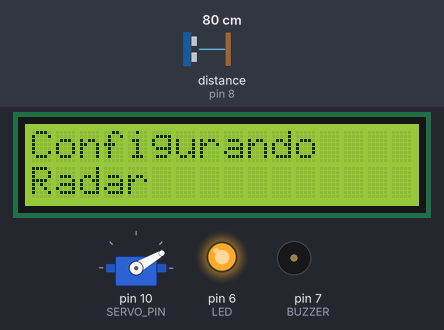
Simulated run of this sketch. Board: Arduino Uno, built with avr-gcc and run on an emulated ATmega328P. Shown: servo, 16×2 character LCD, output pins drawn as LEDs (lit = HIGH), buzzer (waves = sounding). Wiring (inferred from the names in the program): ultrasonic range finder: trigger pin 9; echo pin 8. Dashed ring = blinking. The inputs (shaded band) are chosen by the test bench; at power-on: distance to the obstacle (sensor on pin 8) 80 cm. The echo pulse lasts 58.3 µs per cm; pins used as bus, display or sensor lines are not drawn; what the sketch prints to the serial monitor is not drawn.

Above: at 15.7 s.
18.9 s: distance to the obstacle (sensor on pin 8) set to 9 cm
At 19.58 s:
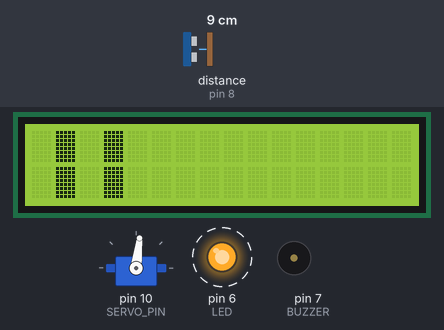
21.5 s: distance to the obstacle (sensor on pin 8) set to 60 cm
At 21.87 s:
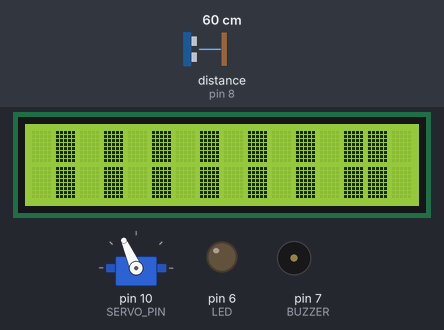
23.8 s: distance to the obstacle (sensor on pin 8) set to 18 cm
At 24.62 s:
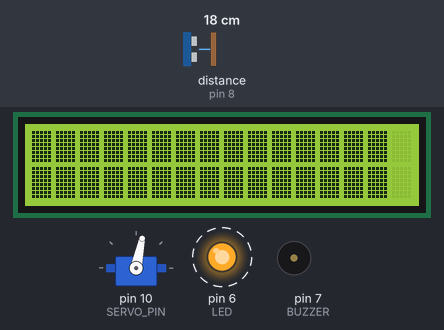
26.5 s: distance to the obstacle (sensor on pin 8) set to 2 cm
Timing chart, 0 to 62.6 s (numbered marks = the images above; inputs shaded):
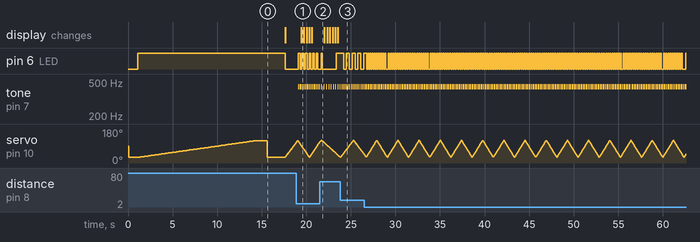

Measured:
- after the input at 18.9 s, pin 6 (LED): alternates HIGH for 0.20 s and LOW for 0.20 s, starting after 0.19 s; tone on pin 7 (BUZZER): alternates 440 Hz for 0.01 s and silent for 0.15 s, starting after 0.19 s; the display: changes after 0.53 s (image 1)
- after the input at 21.5 s, tone on pin 7 (BUZZER): alternates 440 Hz for 0.01 s and silent for 0.25 s, starting after 0.16 s
- after the input at 23.8 s, tone on pin 7 (BUZZER): alternates 440 Hz for 0.01 s and silent for 0.17 s, starting after 0.16 s

The sketch:

Versao01.ino
```cpp
/*
 *   HelloWorld do Servo: Inicia o servo em 0 e move de 0 a 90 e depois de 90 a 0 em loop.
 */
#include <Servo.h>
#include <LiquidCrystal.h>

#include "dados.c"

// Pinos
#define SERVO_PIN 10
#define US_T 9
#define US_E 8
#define BUZZER 7
#define LED 6

// Constantes
#include "constantes.c"

// Variaveis globais do servo
Servo ser;
int pos = 0;
int pos_old = 0;
int inc = 1;

// Variaveis globais do ultrasom
long microsec;
float d_cm;
long us_response_time = US_MAX_RESPONSE_TIME;
int alarm_counter = 0;

// Variaveis globais dos dados
float map_zero[SERVO_MAX];
float map_scan[MEDIAN_MAP];

// Variaveis globais do buzzer
int buz_flag = 0;
long buz_delay = millis();

// Variaveis globais do led
float led_min = 0;
int led_freq = 0;
long led_delay = 0;

// LCD
LiquidCrystal lcd(12, 11, 5, 4, 3, 2);
byte lcd_blocao[8] = { B11111 , B11111 , B11111, B11111, B11111 , B11111, B11111 , B11111 };
byte lcd_vazio[8] = { B00000 , B00000 , B00000, B00000, B00000 , B00000, B00000 , B00000 };
int pos_t;

// Variaveis de estado
#include "var_estado.h"

// Variaveis temporarias
int flag1 = 0;
long t_long_1 = 0;
long temp = 0;


// Funcios prototipos
float media_cota(float leitura[], int leituras); //Dados.c

// Funcoes nativas
void buzz(int buzzer_pin, int freq, int t) {
  if ( millis() > buz_delay ) {
    tone( buzzer_pin , freq , t );
    buz_delay = millis() + BUZZ_MIN_DELAY;
  }
}

// Verifica se o novo n_dist é menor do que algum da fila dos registrados, e insere na posição
int fila_artefato_insere( char n_dist , int n_pos , int* pos , char* dist , int sz ) {
  int i = 0;
  int index;

  for ( i = 0 ; i < sz ; i++ )
    if ( n_dist < dist[i] )
      break;

  if( i >= sz ) return 0; // O novo é menor do que todos

  // Encaixar o novo no lugar

  index = i;

  for ( i = (sz-1) ; i > index ; i-- ) {
    dist[i] = dist[i-1];
    pos[i] = pos[i-1];
  }

  dist[index] = n_dist;
  pos[index] = n_pos;

  if( index == 0 ) return 2;
  else return 1;
}

// Remove os registros de artefatos conhecidos pelo led que tenham sua pos entre pos1 e pos2
int fila_artefato_remove( int pos , int* led_pos , char* led_dist , int sz ) {
  int temp;
  int t_pos = led_pos[0];

  int i = 0;
  int j = 1;

  if( led_dist[0] >= 100 ) return 0;
  if( t_pos != pos ) return 0;

  // Remove os fora de critério
  while( j < sz ) {
    if( led_dist[j] < 100 && ( t_pos != pos ) ) {
      led_dist[i] = led_dist[j];
      led_pos[i] = led_pos[j];
      i++; j++;
    } else {
      j++;
    }
  }

  // Zera os que não existem mais
  for( ; i < sz ; i++ ) {
      led_dist[i] = 100;
      led_pos[i] = 0;
  }

  return 1;
}

// Cria uma mascara de bits de um palito vertical para o LCD
void lcd_criarPalito( byte* saida, char altura, char pos) {
  // Altura: 0 ~ 8
  // Pos: 1 ~ 5

  char i, altura_t;
  for( char i = 7 ; i >= 0 ; i-- ) {
    altura_t = 8 - i;
    if ( altura_t <= altura ) {
      saida[i] = B10000 >> (pos-1);
    } else {
      saida[i] = B00000;
    }
  }
}

// Cria uma mascara de bits de um caractere vazio para o LCD
void lcd_caracVazio( byte* saida ) {
  int i;
  for ( i = 0 ; i < 8 ; i++ ) {
    saida[i] = B00000;
  }
}

// Junta 5 mascaras de bits para o LCD
void lcd_juntarPalitos( byte* saida, byte* p1 , byte* p2 , byte* p3 , byte* p4 , byte* p5 ) {
  char i,j;

  for ( i = 0 ; i < 8 ; i++ ) {
    saida[i] = 0 | p1[i] | p2[i] | p3[i] | p4[i] | p5[i] ;
  }
}

// Escreve os dados de posição no CLD, INCOMPLETO!
/*
void lcd_escreveRadar(char* dist, int pos_min, int pos_max ) {
  // lcd.clear();
  int i,j,indice_t;
  int altura_0, altura_1;
  int altura_t,pos_t;
  int pos_segmento = ( pos_max - pos_min ) / 16;

  byte palitos[2][16][8];
  byte carac[8];

  for( i = 0 ; i < 16 ; i++ ) {
    for( j = 0 ; j < pos_segmento ; j++ ) {
      indice_t = (i*pos_segmento) + j;
      altura_t = dist[indice_t] * 16 / 100;
      pos_t = 5 * (j+1) / pos_segmento;

      lcd_caracVazio( palitos[0][i] );
      lcd_caracVazio( palitos[1][i] );

      if( altura_t > 8 ) {
        lcd_criarPalito( palitos[0][i], altura_t-8 , pos_t);
        lcd_criarPalito( palitos[1][i], 8 , pos_t);
      } else {
        lcd_criarPalito( palitos[0][i], 0 , pos_t);
        lcd_criarPalito( palitos[1][i], altura_t , pos_t);
      }

    }


    lcd_juntarPalitos( carac , palitos[0][0] , palitos[0][1] , palitos[0][2] , palitos[0][3] , palitos[0][4] );
    lcd.createChar(0, carac);
    lcd.setCursor(i, 0);
    lcd.write(byte(0));

    lcd_juntarPalitos( carac , palitos[1][0] , palitos[1][1] , palitos[1][2] , palitos[1][3] , palitos[1][4] );
    lcd.createChar(1, carac);
    lcd.setCursor(i, 1);
    lcd.write(byte(1));
  }
}
*/

void setup() {
  // put your setup code here, to run once:
  ser.attach(SERVO_PIN);

  // LCD Begin
  lcd.begin(16, 2);
  lcd.clear();
  lcd.setCursor(0, 0);
  lcd.print("Configurando");
  lcd.setCursor(0, 1);
  lcd.print("Radar");

 // Ultrasom
 pinMode(US_T,OUTPUT);
 digitalWrite(US_T,LOW);
 delayMicroseconds(10);
 pinMode(US_E,INPUT);

 // Buzzer
 pinMode(BUZZER,OUTPUT);
 //tone(BUZZER,440,500);

 // Led
 pinMode(LED,OUTPUT);
 for( int i = 0 ; i < LED_ARTF_LOG ; i++ )
  st_led_artf_dist[i] = 100;

 // Serial
  Serial.begin(9600);

  // Printa inicio do codigo funcional
  Serial.println("INICIO");

  // Obter mapa do local
  ser.write(SERVO_MIN);
  delay(1000);
  int mapping_delay = 100;

  digitalWrite( LED , HIGH );
  for( int pos = SERVO_MIN ; pos < SERVO_MAX ; pos++ ) {
    ser.write(SERVO_POS_LOCK);
    delay(mapping_delay); //Delay para ter certeza que o servo moveu para a posição desejada

    //Inicializa registro de posicoes
    st_artf_dist[pos] = 100;

    st_ultrasom_error = 0;
    for( int j = 0 ; j < MEDIAN_MAP ; j++ ) {
      microsec = 0;
      while(microsec == 0) {
        digitalWrite(US_T,HIGH);
        delayMicroseconds(10);
        digitalWrite(US_T,LOW);
        microsec = pulseIn(US_E,HIGH);
        st_ultrasom_error++;
      }

      Serial.print(pos); Serial.print("["); Serial.print(st_ultrasom_error); Serial.print("]; ");

      map_scan[j] =  microsec / 29.4 / 2;

      if( j == 0 ) st_led_max_distance =  map_scan[j];
      else if ( map_scan[j] > st_led_max_distance ) st_led_max_distance = map_scan[j];
    }

    // Fazer média com corte e registrar valor
    map_zero[pos] = media_cota(map_scan, MEDIAN_MAP);
  }

  //Imprimir mapa local
  for( int i = SERVO_MIN ; i < SERVO_MAX ; i++ ) {
    Serial.print(i);
    Serial.print(" : ");
    Serial.println(map_zero[i]);
  }

  // Resetar o ultrasom
  digitalWrite(US_T,LOW);
  delayMicroseconds(10);

  // Posiciona Servo
  pos = SERVO_MIN;
  ser.write(SERVO_POS_LOCK);
  delay(2000);

  // Estado inicial do ambiente
  st_ultrasom_read = 0;
  st_ultrasom_error = 0;
  alarm_counter = 0;
  st_serv_mov = 0;

  // Apaga o led indicando que começou a vigilancia
  digitalWrite( LED , LOW );

  // Config LCD
  lcd.clear();
  lcd.createChar(0, lcd_blocao);
  lcd.createChar(1, lcd_vazio);
}

void loop() {

  /*
   *    ##########################################################################
   *    CONTROLE DE ROTAÇÃO DO SERVO
   *    ##########################################################################
   */
  // Movimenta o servo
  if( st_serv_mov == 0 ) {
    pos_old = pos;
    pos += inc;

    if(pos<SERVO_MIN) {
      pos = SERVO_MIN;
      inc = inc * -1;
      //Serial.println("Sobe...");
    }
    if (pos>SERVO_MAX) {
      pos = SERVO_MAX;
      inc = inc * -1;
      //Serial.println("Desce...");
    }

    // Rotaciona
    //pos=90; // DEBUG
    ser.write(SERVO_POS_LOCK);
    st_serv_mov = 1;
    st_serv_timer1 = millis() + 10; // aguarda um tempo de segurança para certificar que o servo moveu

  }
  if ( st_serv_mov == 1 && millis() > st_serv_timer1 ) {
    st_serv_mov = 2;
  }

  /*
   *    ##########################################################################
   *    CONTROLE DE LEITURA DO ULTRASSOM
   *    ##########################################################################
   */

  // Leitura do ultrassom - por média com cota de corte
  if ( st_serv_mov == 2 ) {
    // Serial.print("Angulo: "); Serial.print(pos); Serial.print(" | Leitura: "); Serial.println(st_ultrasom_read); // Debug
    if ( st_ultrasom_read < MEDIAN_SCAN ) {
        digitalWrite(US_T,HIGH);
        delayMicroseconds(10);
        digitalWrite(US_T,LOW);

        //temp = millis(); // DEBUG
        microsec = 0;
        microsec = pulseIn(US_E,HIGH,us_response_time); // CUIDADO! Função lenta
        // microsec = pulseIn(US_E,HIGH); // DEBUG
        //Serial.println( millis()); // DEBUG

        if ( microsec > 0 ) {
          map_scan[st_ultrasom_read] = microsec / 29.4 / 2;
          st_ultrasom_read++;
        } else {
          // Contabiliza e controla fluxo baseado na quantidade leituras nao concluidas ( erros )
          st_ultrasom_error++;
          us_response_time = st_ultrasom_error * SCAN_ERROR_MULTIPLIER;
          if(st_ultrasom_error >= MAX_SCAN_ERROR) {
            st_serv_mov = 3;
            st_led_detect = 2;
            st_artefato = 2;
          }
        }
    } else {
      d_cm = media_cota(map_scan, MEDIAN_SCAN);
      // Reseta estado e libera o servo para a proxima movimentação
      st_serv_mov = 3;
      st_artefato = 1;
    }
  }

  if ( st_serv_mov == 3 ) {
    // Escreve o LCD
    //lcd_escreveRadar(st_artf_dist, SERVO_MIN, SERVO_MAX );

    // Reseta estado e libera o servo para a proxima movimentação
    st_ultrasom_read = 0;
    st_ultrasom_error = 0;
    us_response_time = US_MAX_RESPONSE_TIME;
    if( alarm_counter >= US_ALARMCOUNTER_DECREASE ) alarm_counter -= US_ALARMCOUNTER_DECREASE;
    st_serv_mov = 0;
  }

    /*
   *    ##########################################################################
   *    SISTEMA DE DETECÇÃO DE ARTEFATOS
   *    ##########################################################################
   */
   pos_t = 16 * (pos-SERVO_MIN) / (SERVO_MAX-SERVO_MIN);
    if ( st_artefato==1 ) {
      st_artefato=0;

      // Detecta se um valor abaixo da media mapeada foi encontrado
      if ( d_cm < (map_zero[pos]*0.8) ) {
        alarm_counter += 10;
      }

      // Só acusa a presença de algo se um o valor escaneado aparecer mais de SERVO_ALARMS_MAX vezes
      if( alarm_counter >= US_ALARMCOUNTER_MAX ) {
        alarm_counter = 0;
        buzz( BUZZER , 440 , 10 );

        // LCD - Exibir obstaculo
        lcd.setCursor( 15-pos_t-1, 0);
        lcd.write(byte(0));
        lcd.setCursor( 15-pos_t-1, 1);
        lcd.write(byte(0));

        // Avisa ao led
        st_led_detect = 1;

        // Armazena posição
        st_artf_dist[pos] = 100.0 * d_cm / st_led_max_distance;

        // Serial.print("---> "); Serial.print(pos); Serial.print(" : "); Serial.print(d_cm); Serial.print(" / "); Serial.println(map_zero[pos]); // DEBUG
      } else {
        st_led_detect = 2;

        // Limpa posição no registro
        st_artefato=2;

        //Serial.print(pos); Serial.print(" : "); Serial.print(d_cm); Serial.print(" / "); Serial.println(map_zero[pos]); // DEBUG
      }


    }
    if ( st_artefato==2 ) {
      // Limpa posição no registro
      st_artf_dist[pos] = 100;
      st_artefato=0;

      // LCD - Limpar representacao de artefatos
      // lcd.setCursor( 15-pos_t-1, 0);
      // lcd.write(byte(1));
      // lcd.setCursor( 15-pos_t-1, 1);
      // lcd.write(byte(1));
    }

    /*
   *    ##########################################################################
   *    CONTROLE DO LED
   *    ##########################################################################
   */

  // Um novo artefato foi detectado, recalcular distancia minima
   if ( st_led_detect == 1 ) {
    st_led_dist_temp = 100.0 * d_cm / st_led_max_distance;

    flag1 = fila_artefato_insere( st_led_dist_temp , pos , st_led_artf_pos , st_led_artf_dist , LED_ARTF_LOG );
    if ( flag1 > 0 ) st_led_blink = 1;
    if ( flag1 == 2 ) st_led_detect = 3;
    else st_led_detect = 0;

    st_led_freq = 100 + (st_led_dist_temp*10);
   }

   // Um artefato pode ter sumido, recalcular lista
   if ( st_led_detect == 2 ) {
      if ( fila_artefato_remove( pos , st_led_artf_pos , st_led_artf_dist , LED_ARTF_LOG ) == 1 )
        st_led_detect = 3;
      else
        st_led_detect = 0;
   }

    // Se o primeiro da lista mudou ( mais proximo do ultrasom ), recalcular frequencia de pisca pisca
   if ( st_led_detect == 3 ) {
    st_led_detect = 0;

    if ( st_led_artf_dist[0] < 100 ) {

      st_led_freq = 100 + (st_led_artf_dist[0]*10);

    } else {
      st_led_blink = 0;
      digitalWrite( LED , LOW );
    }
   }

   // Pisca o Led
   if ( st_led_blink == 1 && millis() > st_led_delay ) {
     st_led = !st_led;
     digitalWrite( LED , st_led );
     st_led_delay = millis() + st_led_freq;
   }


}
```

constantes.c
```cpp
// Angulo do Servo
#define SERVO_MAX 120
#define SERVO_MIN 30
#define SERVO_POS_LOCK pos
#define SERVO_RES 5

// Definições do Buzzer
#define BUZZ_MIN_DELAY 50

// Definições das amostras de dados
#define MEDIAN_MAP 9
#define MEDIAN_SCAN 3
#define MAX_SCAN_ERROR 3
#define SCAN_ERROR_MULTIPLIER 1.2

// Led
#define LED_ARTF_LOG 3

// Resolução do Ultrason
  //Tempo de Resposta maximo esperado ( micro segundos )
    #define US_MAX_RESPONSE_TIME 5000
  #define US_ALARMCOUNTER_MAX 80
  #define US_ALARMCOUNTER_INCREASE 10
  #define US_ALARMCOUNTER_DECREASE 3
```

dados.c
```cpp
#include <Math.h>

float media(float leitura[], int leituras) {
  float media = leitura[0];
  for( int i = 1 ; i < leituras ; i++ ) media += leitura[i];
  media = media / leituras;
  return media;
}


float desv_padrao(float leitura[], int leituras, float media) {
  float dp;

  // Calcula desvio padrão
  dp = pow((leitura[0] - media),2);
  for( int i = 1 ; i < leituras ; i++ ) {
      dp += pow((leitura[i] - media),2);
  }

  return sqrt(dp/leituras);
}


float media_cota(float leitura[], int leituras) {
  /* Faz a media dos valores da amostra apenas dos valores q estão dentro do desvio padrão ( ignora extremos ) */
  float valor_esperado;
  float media_final = -1;
  float dp, cota_inf, cota_sup;
  int i, considerados;

  // Calcula o valor esperado ( média bruta )
  valor_esperado = media( leitura , leituras );

  // Desvio padrão e cotas superiores e inferiores
  dp = desv_padrao(leitura, leituras, valor_esperado);
  //dp = dp/2; //reduzir a tolerancia
  cota_inf = valor_esperado - dp; if (cota_inf < 3.0) cota_inf = 3.0;
  cota_sup = valor_esperado + dp;

   // Calcula a media considerando apenas valores dentro do desvio padrão
   i = 0;
   // Captura o primeiro valor dentro dos limites
   while( (leitura[i] > cota_sup || leitura[i] < cota_inf) && i <= leituras ) i++;
   if( i>leituras ) return valor_esperado; // Caso todos os valores estejam fora do desvio padrão, retorna o valor esperado
   media_final = leitura[i];
   considerados = 1;
   // Faz a media dentro dos valores que estao dentro dos limites
   for( ; i < leituras ; i++ ) {
        if ( !(leitura[i] > cota_sup || leitura[i] < cota_inf) ) {
          media_final += leitura[i];
          considerados++;
        }
   }
  media_final = media_final / considerados;

  // Retorno
  return media_final;
}
```

var_estado.h
```cpp
#include "constantes.c"

// Controle de movimentação do servo
char st_serv_mov = 0; // 0=calculando movimento; 1=se movendo; 2=aguardando leitura do ultrasom
long st_serv_timer1 = 0; // Timer para ter certeza que o servo se moveu

// Controle de coleta de dados do ultrasom
short st_ultrasom_read = 0; // quantidade de leituras feita pelo ultrasom
short st_ultrasom_error = 0;

// Detecção de artefatos
short st_artefato = 0;

// Armazenamento de estado de leitura de artefatos
char st_artf_dist[SERVO_MAX];


// Led
char st_led_detect = 0; //Foi detectado um novo artefato
char st_led_blink = 0; //Foi detectado um novo artefato
char st_led = 0;
long st_led_delay = 0;
int st_led_freq = 0;
float st_led_max_distance;
char st_led_dist_temp;

char st_led_artf_dist[LED_ARTF_LOG];
int st_led_artf_pos[LED_ARTF_LOG];
```
